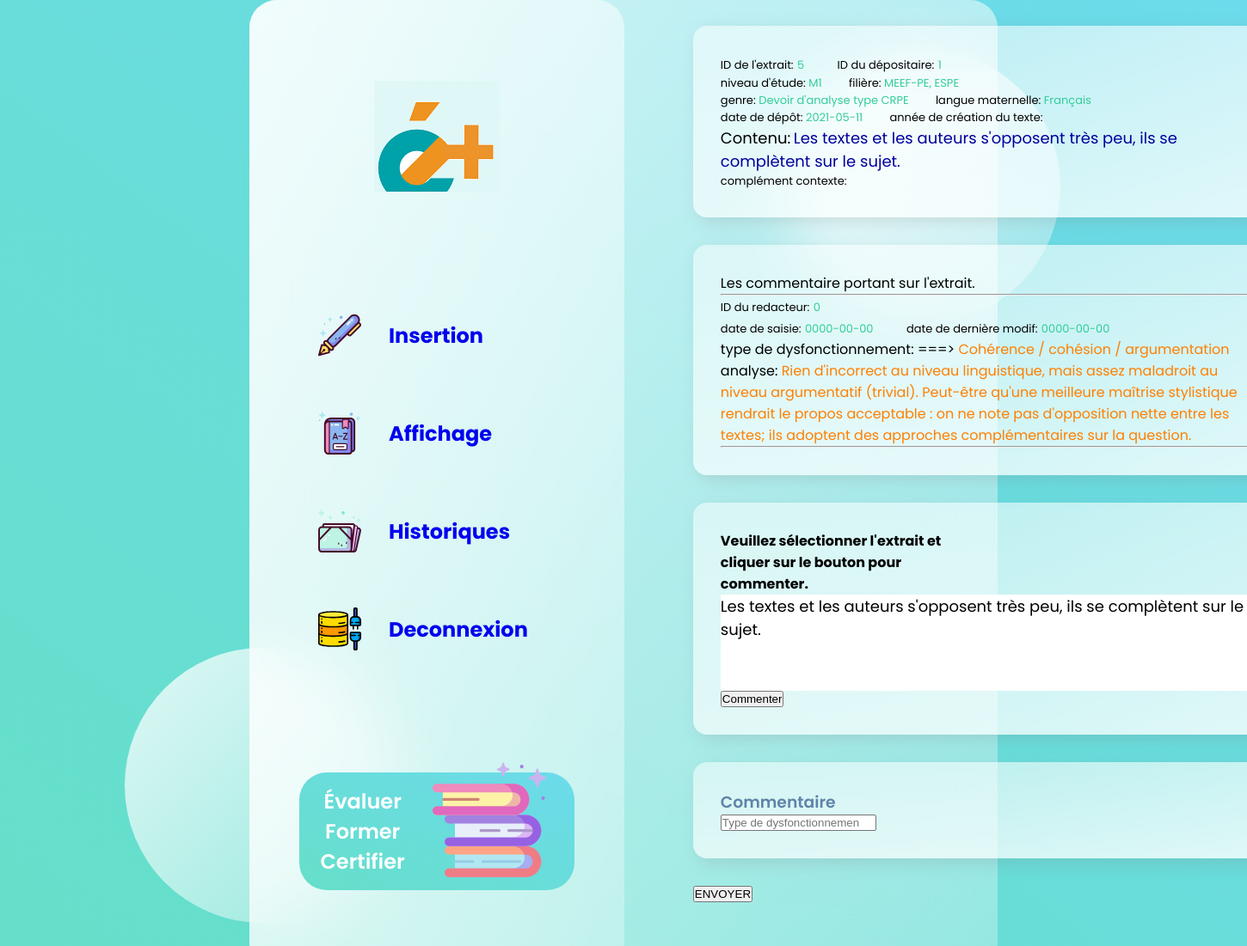
Page /login/affichage/commenter/commenter.php?idExtrait=5 on the committed database.
### tables this page shows
CREATE TABLE `EXTRAIT` (
  `idExtrait` int(11) NOT NULL,
  `contenu` text,
  `niveau` varchar(10) NOT NULL,
  `filiere` varchar(35) NOT NULL,
  `genre` varchar(35) NOT NULL,
  `langueMat` varchar(20) NOT NULL,
  `complement` text NOT NULL,
  `dateDepot` date NOT NULL,
  `anneeCreation` varchar(4) NOT NULL,
  `depositaire` int(11) NOT NULL
);

CREATE TABLE `COMMENTAIRE` (
  `idComm` int(11) NOT NULL,
  `posDebut` int(11) NOT NULL,
  `posFin` int(11) NOT NULL,
  `redacteur` int(11) NOT NULL,
  `typeDys` varchar(45) NOT NULL,
  `dateSaisie` date NOT NULL,
  `dateModif` date NOT NULL,
  `analyse` text NOT NULL,
  `idExtrait` int(11) NOT NULL
);

### login/DBPDO.class.php (called while the page is built, shortened)
<?php
class DBPDO {
    public $dbh;
    public $dsn;
    function __construct() {
		$this->dsn = 'mysql:host='.DB_HOST.';dbname='.DB_NAME.';charset=utf8';
    }
	public function connect() {
		try {
			$this->dbh = new PDO($this->dsn, DB_USER, DB_PWD);
		} catch (PDOException $e) {
			die('Erreur :'.$e->getMessage());
			echo "Accès impossible à la base ! <br/>\n";
		}
	}
	public function selectAll1($sql)
	{
		try {
			$stmt = $this->dbh->prepare($sql);
			$stmt->execute();
			return $stmt->fetchAll(PDO::FETCH_ASSOC);
		} catch (PDOException $e) {
			printf("Erreur d'affichage: %s\n", $e->getMessage());
		}
	}
}
$pdo = new DBPDO;
?>

### login/affichage/commenter/commenter.php (the view, shortened to what this page needs)
<html>
    <head>
		<link rel="stylesheet" href="../../user/style.css" />
    </head>
    <body>
	<main>
		<section class="glass">
		  <div class="dashboard">
		    <div class="user">
		      <img src="../../user/images/avatar.png" alt="" />
		    </div>
		    <div class="links">
		      <div class="link">
						<img src="../../user/images/insertion.svg" width="50px" height="50px" alt="">
		        <a href="../../soumettre/insertionExtrait.php"><h2>Insertion</h2></a>
		      </div>
		      <div class="link">
					  <img src="../../user/images/affichage.svg" width="50px" height="50px" alt="">
		        <a href="../affichage1.php"><h2>Affichage</h2></a>
		      </div>
		      <div class="link">
					  <img src="../../user/images/historique.svg" width="50px" height="50px" alt="">
		        <a href="../../user/index.php"><h2>Historiques</h2></a>
		      </div>
		      <div class="link">
					  <img src="../../user/images/deconnexion.svg" width="50px" height="50px" alt="">
		        <a href="../../deconnexion.php"><h2>Deconnexion</h2></a>
		      </div>
		    </div>
		    <div class="pro">
		      <h2>Évaluer Former Certifier</h2>
		      <img src="../../user/images/book.svg" width="42%" height="110%" alt="" />
		    </div>
		  </div>
		<?php
			include("../../DBPDO.class.php");
			$res=$pdo -> selectAll1("SELECT * FROM EXTRAIT WHERE idExtrait = {$_GET['idExtrait']}" );
			$resComm=$pdo -> selectAll1("SELECT * FROM COMMENTAIRE WHERE idExtrait = {$_GET['idExtrait']}" );
		?>
		<div class="games">
			<div class="cards">
				<div class="card">
					<div class="comp1">
						<?php
							$espace = "&nbsp;&nbsp;&nbsp;&nbsp;&nbsp;&nbsp;&nbsp;&nbsp;&nbsp;";
							echo "<span style='font-size:13px;'>ID de l'extrait:</span> <span style='color:32CD99;font-size:13px;'>{$res[0]['idExtrait']}</span>{$espace}";
							echo "<span style='font-size:13px;'>ID du dépositaire:</span> <span style='color:32CD99;font-size:13px;'>{$res[0]['depositaire']}</span></br>";
							echo "<span style='font-size:13px;'>niveau d'étude: <span style='color:32CD99;font-size:13px;'>{$res[0]['niveau']}</span>{$espace}";
							echo "<span style='font-size:13px;'>filière:</span> <span style='color:32CD99;font-size:13px;'>{$res[0]['filiere']}</span></br>";
							echo "<span style='font-size:13px;'>genre:</span> <span style='color:32CD99;font-size:13px;'>{$res[0]['genre']}</span>{$espace}";
							echo "<span style='font-size:13px;'>langue maternelle:</span> <span style='color:32CD99;font-size:13px;'>{$res[0]['langueMat']}</span></br>";
							echo "<span style='font-size:13px;'>date de dépôt:</span> <span style='color:32CD99;font-size:13px;'>{$res[0]['dateDepot']}</span>{$espace}";
							echo "<span style='font-size:13px;'>année de création du texte:</span> <span style='color:32CD99;font-size:13px;'>{$res[0]['anneeCreation']}</span></br>";
							echo "<span style='font-size:18px;'>Contenu:</span> <span style='color:#00009C;font-size:18px;'>{$res[0]['contenu']}</span></br>";
							echo "complément contexte: <span style='color:#3299CC;'>{$res[0]['complement']}</span>";
						?>
					</div>
				</div>
				<div class="card">
					<div class="comp1">
						<?php
						if($resComm){
							$espace = "&nbsp;&nbsp;&nbsp;&nbsp;&nbsp;&nbsp;&nbsp;&nbsp;&nbsp;";
							echo "Les commentaire portant sur l'extrait.";
							echo "<hr/>";
							$str = $res[0]['contenu'];
							foreach($resComm as $rowComm){
								$posDeb = $rowComm['posDebut'];
								$posNum = $rowComm['posFin'] - $rowComm['posDebut'];
								$textSelected = substr($str,$posDeb,$posNum);
								echo "<span style='font-size:13px;'>ID du redacteur:</span> <span style='color:#32CD99; font-size:13px;'>{$rowComm['redacteur']}</span></br>";
								echo "<span style='font-size:13px;'>date de saisie:</span> <span style='color:#32CD99;font-size:13px;'>{$rowComm['dateSaisie']}</span>{$espace}";
								echo "<span style='font-size:13px;'>date de dernière modif:</span> <span style='color:#32CD99;font-size:13px;'>{$rowComm['dateModif']}</span></br>";
								echo "type de dysfonctionnement: <span style='color:#00009C;'> {$textSelected}</span> ===> <span style='color: #FF7F00;'>{$rowComm['typeDys']} </span></br>";
								echo "analyse: <span style='color:#FF7F00;'>{$rowComm['analyse']}</span></br>";
								echo "<hr/>";
							}
						}
						else{
							echo "Aucun commentaire portant sur cette extrait.";
						}
						?>
					</div>
				</div>
				<div class="card">
					<section>
						<article>
							<h4>Veuillez sélectionner l'extrait et cliquer sur le bouton pour commenter.</h4>
							<textarea style="border: 0;font-family: inherit;font-size: large; width: 38.75rem; height: 7rem;" id="edition" readonly><?php echo $res[0]['contenu'] ?></textarea>
							<input type="button" value="Commenter" id="ok"/>
						</article>
					</section>
				</div>
				<form id="form" action="commenter_a.php">
					<div class="card">
						<article>
							<h3>Commentaire</h3>
							<input list="typeDys"  type="text" class="input" name="typeDys" placeholder="Type de dysfonctionnement" autocomplete="off" />
						</article>
					</div>
					<button type = "submit" onclick="docheck(php);">ENVOYER</button>
				</form>
			</div>
		</div>
		</section>
	</main>
	<div class="circle1"></div>
	<div class="circle2"></div>
    </body>
</html>

### login/user/style.css (style rules this page uses)
* { margin: 0; padding: 0; box-sizing: border-box; TEXT-DECORATION:none }
h3 { color: #426696; font-weight: 600; opacity: 0.8; }
main { font-family: "Poppins", sans-serif; min-height: 100vh; background: linear-gradient(to right top, #65dfc9, #6cdbeb); display: flex; align-items: center; justify-content: center; }
.glass { background: white; min-height: 80vh; width: 60%; background: linear-gradient( to right bottom, rgba(255, 255, 255, 0.7), rgba(255, 255, 255, 0.3) ); border-radius: 2rem; z-index: 2; backdrop-filter: blur(2rem); display: flex; }
.circle1, .circle2 { background: white; background: linear-gradient( to right bottom, rgba(255, 255, 255, 0.8), rgba(255, 255, 255, 0.3) ); height: 20rem; width: 20rem; position: absolute; border-radius: 50%; }
.circle1 { top: 5%; right: 15%; }
.circle2 { bottom: 5%; left: 10%; }
.dashboard { flex: 1; display: flex; flex-direction: column; align-items: center; justify-content: space-evenly; text-align: center; background: linear-gradient( to right bottom, rgba(255, 255, 255, 0.7), rgba(255, 255, 255, 0.3) ); border-radius: 2rem; }
.link { display: flex; margin: 2rem 0rem; padding: 1rem 5rem; align-items: center; }
.link h2 { padding: 0rem 2rem; }
.games { flex: 2; }
.pro { background: linear-gradient(to right top, #65dfc9, #6cdbeb); border-radius: 2rem; color: white; padding: 1rem; position: relative; }
.pro img { position: absolute; top: -15%; right: 10%; }
.pro h2 { width: 40%; color: white; font-weight: 600; }
.games { margin: 5rem; display: flex; flex-direction: column; justify-content: space-evenly; }
.card { display: flex; background: linear-gradient( to left top, rgba(255, 255, 255, 0.8), rgba(255, 255, 255, 0.5) ); border-radius: 1rem; margin: 2rem 0rem; padding: 2rem; box-shadow: 6px 6px 20px rgba(122, 122, 122, 0.212); justify-content: space-between; }
textarea { border : solid 1px; }
section { display : flex; }
article { width : 45%; }
#edition { width : 45%; }

### login/affichage/commenter/commenter.php (style rules this page uses)
a { TEXT-DECORATION:none }
.cards,.status { margin-top: -12%; }

### rows in the picture
extrait: idExtrait "5", depositaire "1", niveau "M1", filiere "MEEF-PE, ESPE", genre "Devoir d'analyse type CRPE", langueMat "Français", dateDepot "2021-05-11", contenu "Les textes et les auteurs s'opposent très peu, ils se complètent sur le sujet."
commentaire: redacteur "0", dateSaisie "0000-00-00", dateModif "0000-00-00", typeDys "Cohérence / cohésion / argumentation", analyse "Rien d'incorrect au niveau linguistique, mais assez maladroit au niveau argumentatif (trivial). Peut-être qu'une meilleure maîtrise stylistique rendrait le propos acceptable : on ne note pas d'opposition nette entre les textes; ils adoptent des approches complémentaires sur la question."
